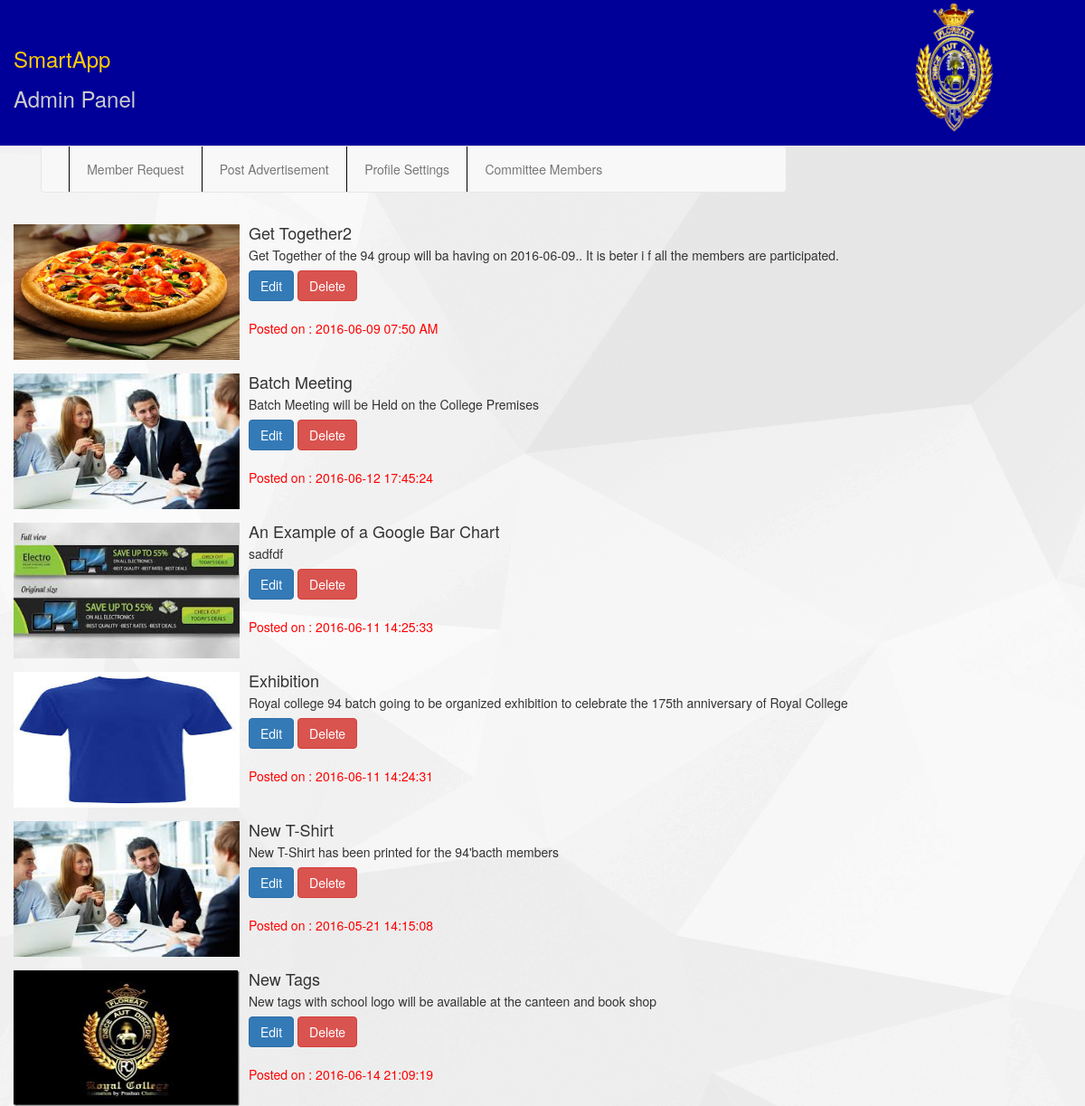
/showAdvertiesement.php, run on the app's committed database.
### tables this page shows
CREATE TABLE IF NOT EXISTS `postadvertiesement` (
  `IDAdd` int(11) NOT NULL AUTO_INCREMENT,
  `Type` varchar(20) NOT NULL,
  `Title` varchar(40) NOT NULL,
  `Image` varchar(100) NOT NULL,
  `Description` varchar(150) NOT NULL,
  `ContactNo` int(11) NOT NULL,
  `Email` varchar(30) NOT NULL,
  `StartDate` varchar(15) NOT NULL,
  `EndDate` varchar(15) NOT NULL,
  `CDate` varchar(40) NOT NULL,
  PRIMARY KEY (`IDAdd`)
);

### showAdvertiesement.php (the view, shortened to what this page needs)
<!DOCTYPE html PUBLIC "-//W3C//DTD XHTML 1.0 Transitional//EN" "http://www.w3.org/TR/xhtml1/DTD/xhtml1-transitional.dtd">
<html xmlns="http://www.w3.org/1999/xhtml">
<head>
   <link rel="stylesheet" href="css/bootstrap.min.css"></link>
   <link rel="stylesheet" href="css/style.css"></link>
   <link rel="stylesheet" href="https://maxcdn.bootstrapcdn.com/font-awesome/4.5.0/css/font-awesome.min.css">
</head>
<body background="img/body.jpg">
<div class="container-fluid" id="maincontainer">
 <div class="col-md-4 box1">
  <p class="smartappheading">SmartApp</p>
   <p>Admin Panel</p>
 </div>
  <div class="col-md-2">
  <img src="img/oie_trans.gif" width="100" height="150" />
 </div>
 </div>
 <div class="container-fluid" id="middlecontainer">
  <div class="container">
 <div class="col-md-9">
            <nav class="navbar navbar-default">
  <div class="container-fluid">
    <div class="collapse navbar-collapse" id="myNavbar">
      <ul class="nav navbar-nav">
        <li class=" navbar_margin"><a href="index.php">Member Request</a></li>
        <li class=" navbar_margin"><a href="postAdvertiesement.php">Post Advertisement</a></li>
           <li class=" navbar_margin"><a href="#">Profile Settings</a></li>
           <li class=" navbar_margin"><a href="committee.php">Committee Members</a></li>
      </ul>
     </div>
     </div>
    </nav>
    </div>
  </div>
 <br>
<?php
include('includes/db.php');
$query = "select * from postadvertiesement";
$result=mysqli_query($mysqli,$query);
while($row=mysqli_fetch_array($result)){
  ?>
<div class="media">
  <div class="media-left">
    <a href="#">
     <img src="<?php echo $row['Image']?>" height="150px" width="250px" align="middle">
    </a>
  </div>
  <div class="media-body">
    <h4 class="media-heading"><?php echo $row['Title']?></h4>
    <?php echo $row['Description']?>
    <div>
     <button class="btn btn-primary" onclick="javascript:EditPage(<?php echo $row['IDAdd']; ?>)">Edit</button>
     <button class="btn btn-danger" onclick="javascript:DeletePage(<?php echo $row['IDAdd']; ?>)">Delete</button>
     </div>
     <div>
     <br/>
     </div>
       <div>
    <font color='red'> Posted on : <?php echo $row['CDate']?> </font>
    </div>
  </div>
</div>
<?php } ?>
</body>
</html>

### css/style.css (style rules this page uses)
#maincontainer { background-color:#009 }
.box1 { color:#CCC; font-size:24px; padding:1em; padding-top:2em; padding-left:0; }
.smartappheading { color:#FC0; font:"MS Serif", "New York", serif; }
#middlecontainer { background-image:url(../images/body.jpg) }
.navbar_margin { padding-left:.3em; padding-right:.3em; border-left:1px solid black; }
.navbar-default { margin-bottom:0; }
.btn { margin-top: 7px; }

### data on the page
postadvertiesement: Image (picture), Title "Get Together2", Description "Get Together of the 94 group will ba having on 2016-06-09.. It is beter i f all the members are participated.", CDate "2016-06-09 07:50 AM"
postadvertiesement: Image (picture), Title "Batch Meeting", Description "Batch Meeting will be Held on the College Premises", CDate "2016-06-12 17:45:24"
postadvertiesement: Image (picture), Title "An Example of a Google Bar Chart", Description "sadfdf", CDate "2016-06-11 14:25:33"
postadvertiesement: Image (picture), Title "Exhibition", Description "Royal college 94 batch going to be organized exhibition to celebrate the 175th anniversary of Royal College", CDate "2016-06-11 14:24:31"
postadvertiesement: Image (picture), Title "New T-Shirt", Description "New T-Shirt has been printed for the 94'bacth members", CDate "2016-05-21 14:15:08"
postadvertiesement: Image (picture), Title "New Tags", Description "New tags with school logo will be available at the canteen and book shop", CDate "2016-06-14 21:09:19"
